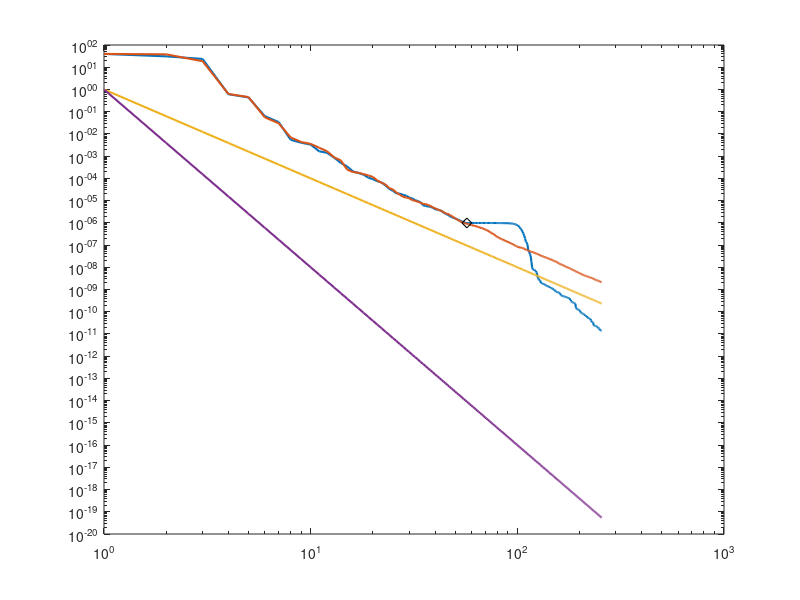

The MATLAB script that drew this image: (Note: this script raises an error after producing the figure.)
load('pinn-relu3-1-56-200-1-totalErrL2.mat')
errL2_dnn = totalErrL2;
load('pinn-relu3-1-56-200-1-totalLoss.mat')
loss_dnn = totalLoss;
load('pinn-relu3-1-256-1-totalErrL2.mat')
errL2_snn = totalErrL2;
load('pinn-relu3-1-256-1-totalLoss.mat')
loss_snn = totalLoss;

%% compare the loss curves
N = 256;
degree = 3;

figure(1)
loglog(1:N, loss_dnn,'LineWidth',1.5);
hold on
loglog(1:N, loss_snn,'LineWidth',1.5);
hold on
rate = (1/2) + (2*(degree-2)+1)/2;
y1 = (1:N).^(-2*rate);
loglog(1:N,y1,'LineWidth',1.5);
hold on
y2 = (1:N).^(-4*rate);
loglog(1:N,y2,'LineWidth',1.5);
hold on
nNeurons = 57;
loglog(nNeurons, loss_dnn(nNeurons), 'kd','MarkerSize',7)
convergence1 = ['N^{',num2str(-2*rate),'}'];
convergence2 = ['N^{',num2str(-4*rate),'}'];
legend('Loss-DNN', 'Loss-SNN', convergence, convergence2, 'first neuron of the second hidden layer')


%% compare the L2-error curves
figure(2)
loglog(1:N, errL2_dnn,'LineWidth',1.5);
hold on
loglog(1:N, errL2_snn,'LineWidth',1.5);
hold on
rate = (1/2) + (2*(degree-2)+1)/2;
y = (1:N).^(-2*rate);
loglog(1:N,y,'LineWidth',1.5);
hold on
nNeurons = 57;
loglog(nNeurons, errL2_dnn(nNeurons), 'kd','MarkerSize',7)
convergence = ['N^{',num2str(-2*rate),'}'];
legend('Loss-DNN', 'Loss-SNN', convergence, 'first neuron of the second hidden layer')